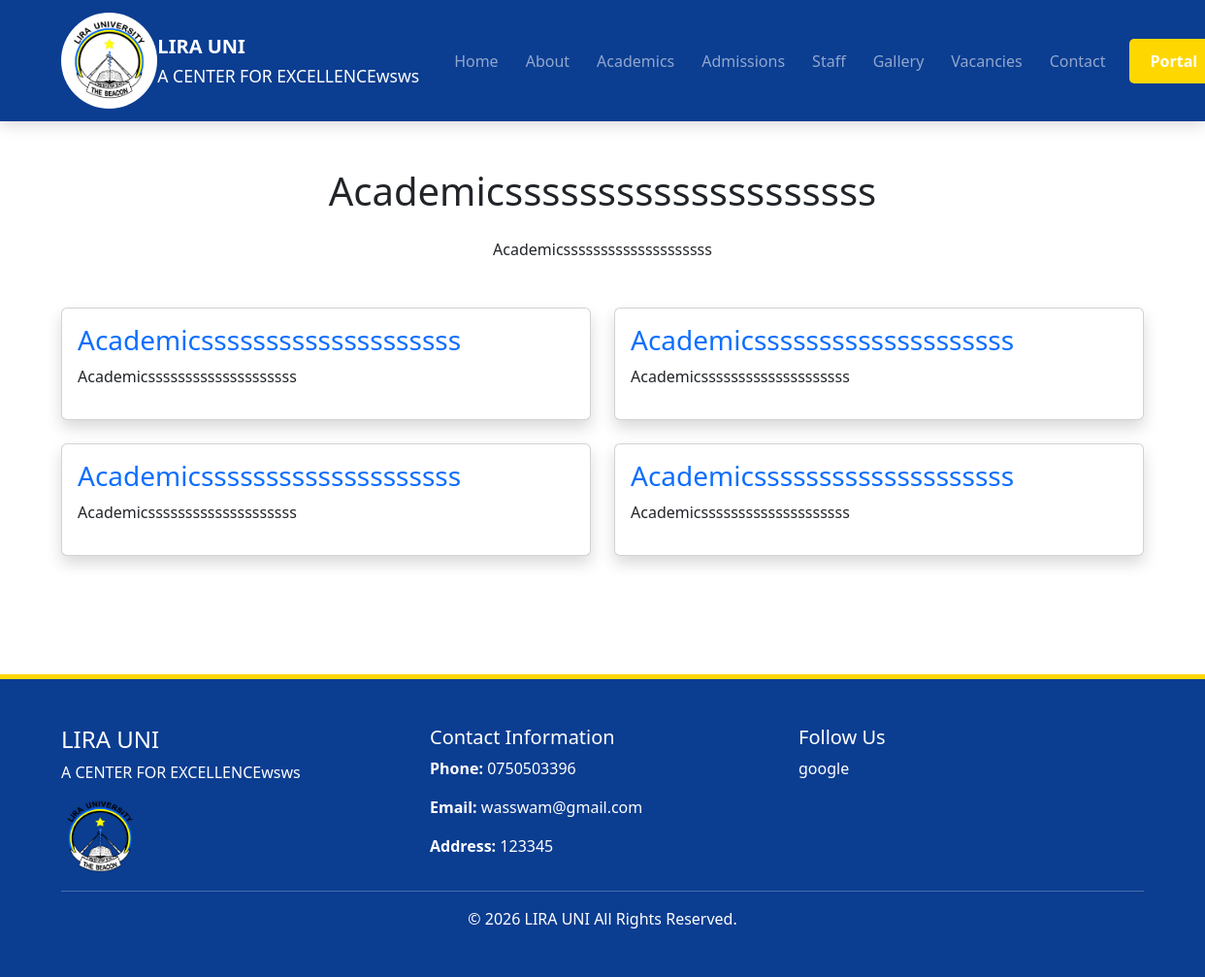
The page /academics.php on the database its author committed.
### tables this page shows
CREATE TABLE `school_settings` (
  `id` int(11) NOT NULL,
  `school_name` varchar(255) DEFAULT NULL,
  `motto` varchar(255) DEFAULT NULL,
  `address` varchar(255) DEFAULT NULL,
  `phone` varchar(50) DEFAULT NULL,
  `email` varchar(100) DEFAULT NULL,
  `logo` varchar(255) DEFAULT NULL,
  `theme` varchar(50) DEFAULT 'modern',
  `primary_color` varchar(20) DEFAULT '#0d6efd',
  `secondary_color` varchar(20) DEFAULT '#198754',
  `accent_color` varchar(20) DEFAULT '#ffc107',
  `font_family` varchar(100) DEFAULT 'Arial'
);

CREATE TABLE `website_sections` (
  `section_id` int(11) NOT NULL,
  `page_name` varchar(50) NOT NULL,
  `section_key` varchar(100) NOT NULL,
  `title` varchar(255) DEFAULT NULL,
  `content` text DEFAULT NULL,
  `image` varchar(255) DEFAULT NULL,
  `created_at` timestamp NOT NULL DEFAULT current_timestamp()
);

CREATE TABLE `website_social_links` (
  `social_id` int(11) NOT NULL,
  `platform` varchar(50) DEFAULT NULL,
  `url` varchar(255) DEFAULT NULL,
  `icon` varchar(100) DEFAULT NULL
);

### academics.php (called while the page is built)
<?php
include 'database/connection.php';
include 'includes/theme_loader.php';
include 'includes/functions.php';
include "themes/$theme/academics.php";
?>

### includes/functions.php (called while the page is built, shortened)
<?php
function e($value)
{
    return htmlspecialchars((string) $value, ENT_QUOTES, 'UTF-8');
}
function get_section($conn, $page, $key)
{
    $result = mysqli_query(
        $conn,
        "SELECT *
         FROM website_sections
         WHERE page_name='$page'
         AND section_key='$key'
         LIMIT 1"
    );
    if(mysqli_num_rows($result) > 0)
    {
        return mysqli_fetch_assoc($result);
    }
    return false;
}
?>

### themes/classic/academics.php (the view)
<?php
include 'header.php';
include 'navbar.php';
$intro = get_section(
    $conn,
    'academics',
    'intro'
);
$departments = get_section(
    $conn,
    'academics',
    'departments'
);
$programs = get_section(
    $conn,
    'academics',
    'programs'
);
$learning = get_section(
    $conn,
    'academics',
    'learning'
);
$research = get_section(
    $conn,
    'academics',
    'research'
);
?>
<div class="container py-5">
<h1 class="text-center mb-4">
<?= e($intro['title'] ?? 'Academic Programs'); ?>
</h1>
<p class="text-center mb-5">
<?= nl2br(e($intro['content'] ?? '')); ?>
</p>
<div class="row">
<?php
$sections = [
$departments,
$programs,
$learning,
$research
];
foreach($sections as $section):
?>
<div class="col-md-6 mb-4">
<div class="card shadow h-100">
<div class="card-body">
<h3 class="text-primary">
<?= e($section['title'] ?? ''); ?>
</h3>
<p>
<?= nl2br(e($section['content'] ?? '')); ?>
</p>
</div>
</div>
</div>
<?php endforeach; ?>
</div>
</div>
<?php include 'footer.php'; ?>

### themes/classic/navbar.php (shortened to what this page needs)
<nav class="navbar navbar-expand-xl navbar-dark
 sticky-top"
style="background:var(--primary-color);">
<div class="container">
<a
class="navbar-brand d-flex align-items-center"
href="/schlwb/index.php">
<?php if(!empty($settings['logo'])): ?>
<img
src="/schlwb/uploads/logos/<?= e($settings['logo']); ?>"
class="school-logo"
alt="School Logo">
<?php endif; ?>
<div>
<strong class="school-title">
<?= e($settings['school_name'] ?? 'School Name'); ?>
</strong>
<br>
<small>
<?= e($settings['motto'] ?? 'Excellence in Education'); ?>
</small>
</div>
</a>
<div
class="collapse navbar-collapse"
id="classicNavbar">
<ul class="navbar-nav ms-auto align-items-lg-center">
<li class="nav-item">
<a class="nav-link"
href="/schlwb/index.php">
Home
</a>
</li>
<li class="nav-item">
<a class="nav-link"
href="/schlwb/about.php">
About
</a>
</li>
<li class="nav-item">
<a class="nav-link"
href="/schlwb/academics.php">
Academics
</a>
</li>
<li class="nav-item">
<a class="nav-link"
href="/schlwb/admissions.php">
Admissions
</a>
</li>
<li class="nav-item">
<a class="nav-link"
href="/schlwb/staff.php">
Staff
</a>
</li>
<li class="nav-item">
<a class="nav-link"
href="/schlwb/gallery.php">
Gallery
</a>
</li>
<li class="nav-item">
<a class="nav-link"
href="/schlwb/vacancies.php">
Vacancies
</a>
</li>
<li class="nav-item">
<a class="nav-link"
href="/schlwb/contact.php">
Contact
</a>
</li>
<li class="nav-item ms-lg-3">
<a
href="/schlwb/portal/login.php"
class="classic-portal">
 Portal
</a>
</li>
</ul>
</div>
</div>
</nav>

### themes/classic/footer.php (shortened to what this page needs)
<?php
$social_links = mysqli_query(
    $conn,
    "SELECT * FROM website_social_links"
);
?>
<footer
style="
background-color: var(--primary-color);
color:white;
margin-top:50px;
border-top:5px solid var(--secondary-color);
">
<div class="container py-5">
<div class="row">
<div class="col-md-4">
<h4>
<?= e($settings['school_name']); ?>
</h4>
<p>
<?= e($settings['motto']); ?>
</p>
<?php if(!empty($settings['logo'])): ?>
<img
src="/schlwb/uploads/logos/<?= e($settings['logo']); ?>"
width="80">
<?php endif; ?>
</div>
<div class="col-md-4">
<h5>Contact Information</h5>
<p>
<strong>Phone:</strong>
<?= e($settings['phone'] ?? ''); ?>
</p>
<p>
<strong>Email:</strong>
<?= e($settings['email'] ?? ''); ?>
</p>
<p>
<strong>Address:</strong>
<?= e($settings['address'] ?? ''); ?>
</p>
</div>
<div class="col-md-4">
<h5>Follow Us</h5>
<?php while($social = mysqli_fetch_assoc($social_links)): ?>
<p>
<a
href="<?= e($social['url']); ?>"
target="_blank"
style="color:white;text-decoration:none;">
<?= e($social['platform']); ?>
</a>
</p>
<?php endwhile; ?>
</div>
</div>
<hr>
<div class="text-center">
© <?= date('Y'); ?>
<?= e($settings['school_name']); ?>
All Rights Reserved.
</div>
</div>
</footer>
</body>
</html>

### themes/classic/style.css (style rules this page uses)
.navbar { box-shadow:0 4px 15px rgba(0,0,0,.15); }
.school-logo { width:70px; height:70px; object-fit:contain; background:white; padding:6px; border-radius:50%; }
.school-title { font-size:20px; }
.nav-link { font-weight:500; margin-left:12px; transition:.3s; }
.classic-portal { background:var(--secondary-color); color:white; padding:10px 20px; border-radius:5px; text-decoration:none; font-weight:bold; border:2px solid transparent; transition:.3s; }
.school-logo { width: clamp(50px, 8vw, 100px); height: clamp(50px, 8vw, 100px); object-fit: contain; }
.navbar .nav-link { white-space: nowrap; }

### rows shown on the page
school_settings: logo (picture), school_name "LIRA UNI", motto "A CENTER FOR EXCELLENCEwsws", phone "0750503396", email "wasswam@gmail.com", address "123345"
website_sections: title "Academicssssssssssssssssssss", content "Academicssssssssssssssssssss"
website_sections: title "Academicssssssssssssssssssss", content "Academicssssssssssssssssssss"
website_sections: title "Academicssssssssssssssssssss", content "Academicssssssssssssssssssss"
website_sections: title "Academicssssssssssssssssssss", content "Academicssssssssssssssssssss"
website_sections: title "Academicssssssssssssssssssss", content "Academicssssssssssssssssssss"
website_social_links: platform "google"
